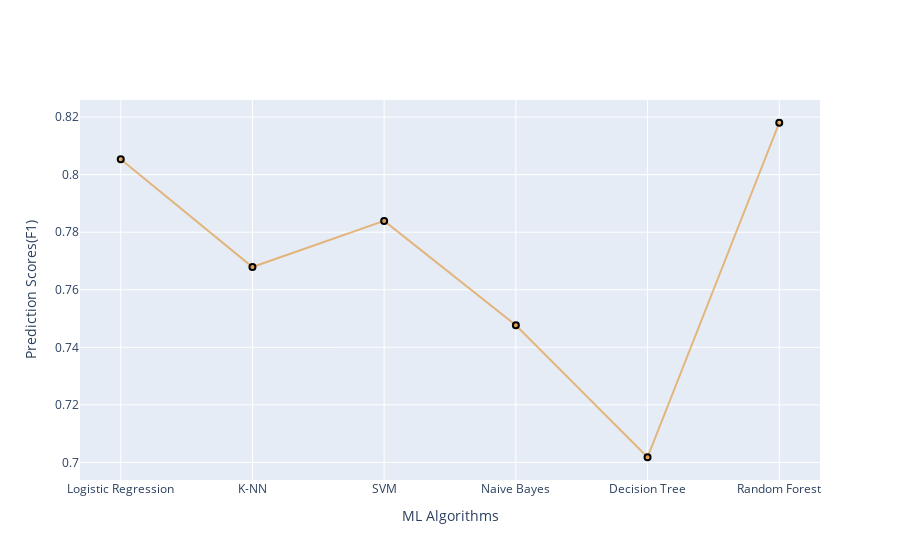

The code cell stored with this chart in its notebook:
### Code cell
scoresf1=[LRf1,KNNf1,SVMf1,NBf1,DTf1,RFf1]
#create traces

trace1 = go.Scatter(
    x = AlgorthmsName,
    y= scoresf1,
    name='Algortms Name',
    marker =dict(color='rgba(225,126,0,0.5)',
               line =dict(color='rgb(0,0,0)',width=2)),
                text=AlgorthmsName
)
data = [trace1]

layout = go.Layout(barmode = "group", 
                  xaxis= dict(title= 'ML Algorithms',ticklen= 5,zeroline= False),
              yaxis= dict(title= 'Prediction Scores(F1)',ticklen= 5,zeroline= False))
fig = go.Figure(data = data, layout = layout)
iplot(fig)

### Figure 1 — Plotly figure (JSON) as saved in the notebook; plotly's stock layout.template omitted (floating-point values rounded to 4 significant figures)
{"data": [{"marker": {"color": "rgba(225,126,0,0.5)", "line": {"color": "rgb(0,0,0)", "width": 2}}, "name": "Algortms Name", "text": ["Logistic Regression", "K-NN", "SVM", "Naive Bayes", "Decision Tree", "Random Forest"], "type": "scatter", "x": ["Logistic Regression", "K-NN", "SVM", "Naive Bayes", "Decision Tree", "Random Forest"], "y": [0.8053, 0.7679, 0.7839, 0.7477, 0.7018, 0.818]}], "layout": {"barmode": "group", "xaxis": {"ticklen": 5, "title": {"text": "ML Algorithms"}, "zeroline": false}, "yaxis": {"ticklen": 5, "title": {"text": "Prediction Scores(F1)"}, "zeroline": false}}}
